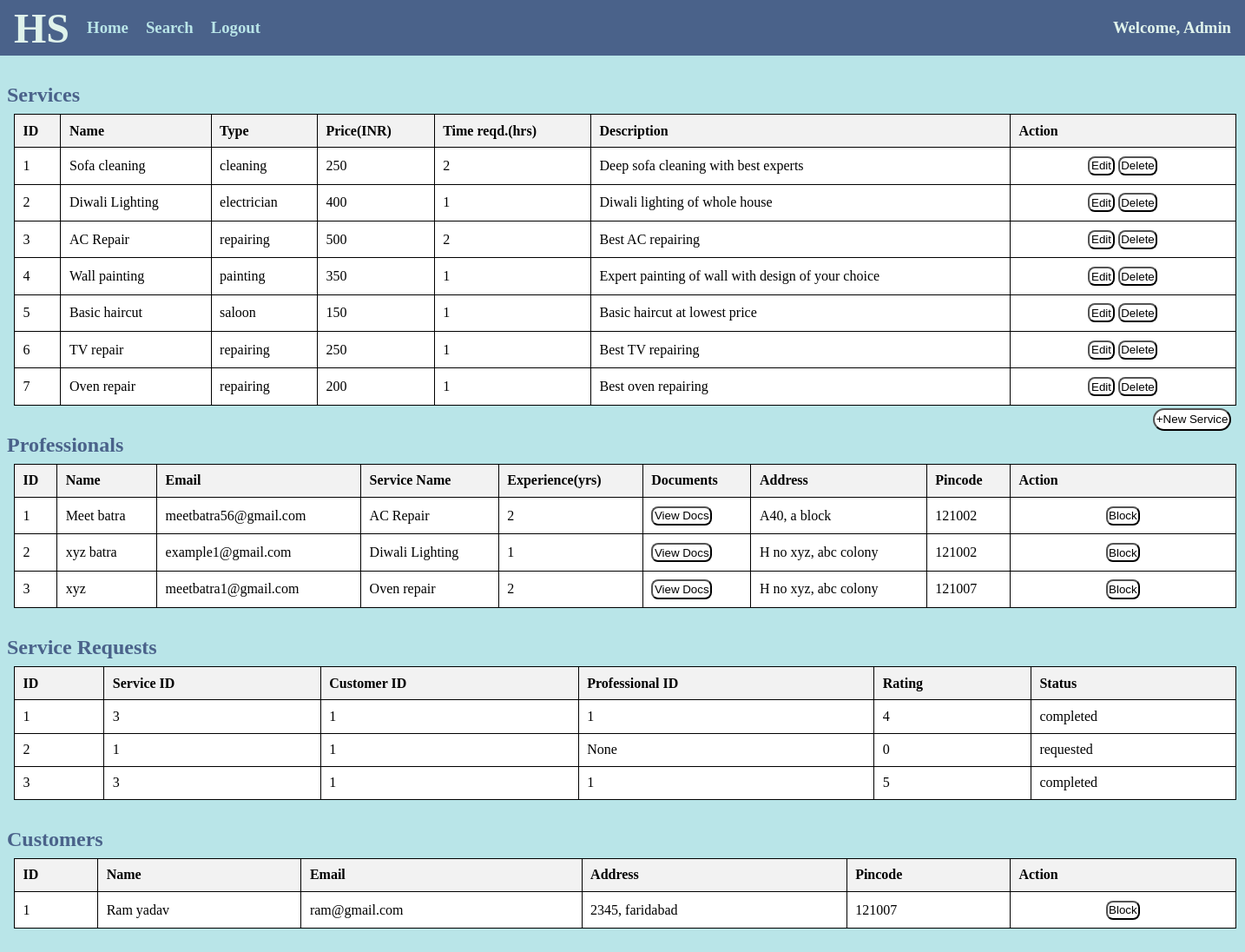
The page /admin/home on the database as committed earlier.
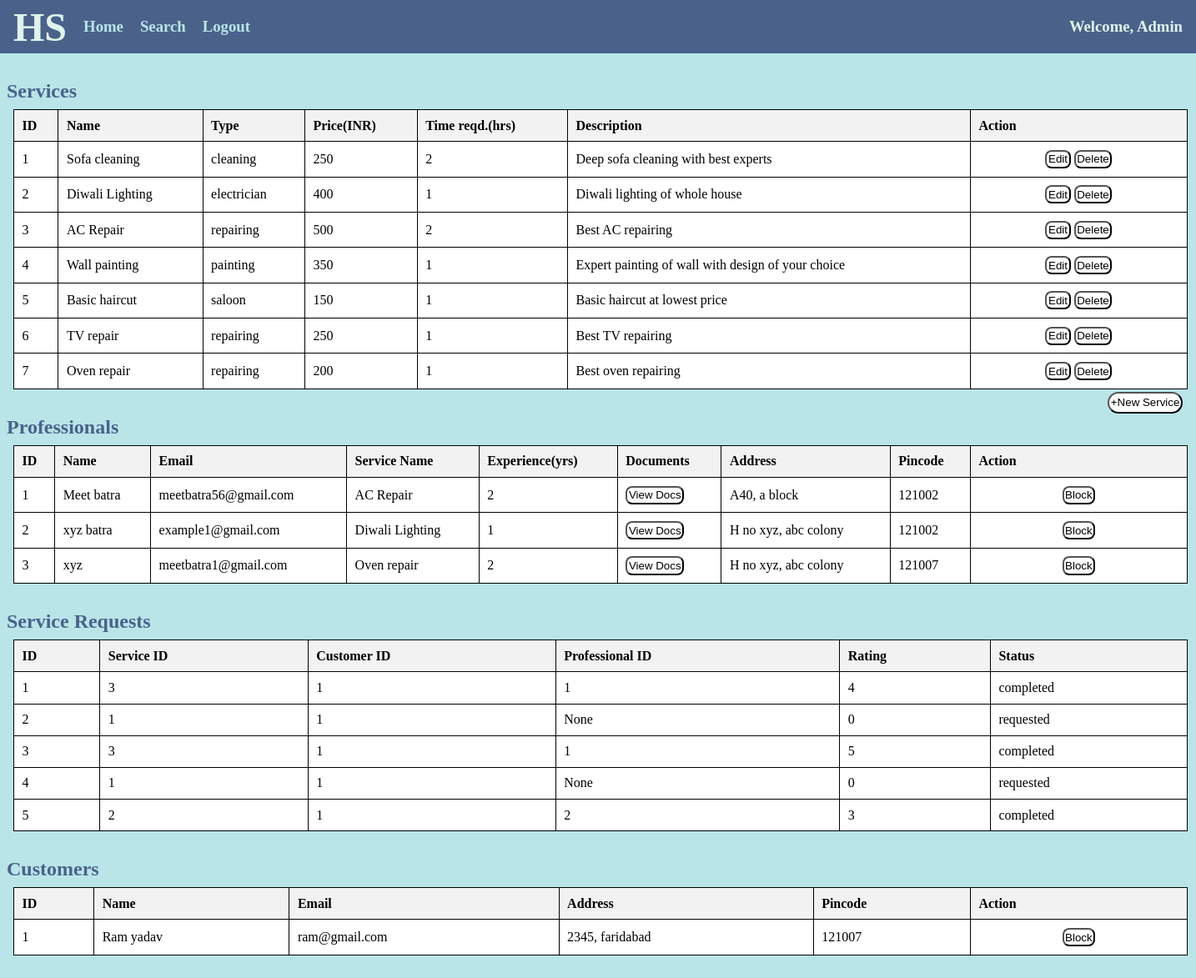
The same page on the database as committed later.
### app.py (models this page shows)
class Service(db.Model):
    __tablename__= "services"
    id = db.Column(db.Integer, primary_key=True, autoincrement=True)
    name = db.Column(db.String, nullable=False)
    type = db.Column(db.String, nullable=False)
    price = db.Column(db.String, nullable=False)
    time_reqd = db.Column(db.String)
    description = db.Column(db.String)

class Professional(db.Model):
    __tablename__="professionals"
    id = db.Column(db.Integer, primary_key=True, autoincrement=True)
    name = db.Column(db.String, nullable=False)
    email = db.Column(db.String, nullable=False, unique=True)
    passw = db.Column(db.String, nullable=False)
    service_id = db.Column(db.Integer, nullable=False)
    service_name = db.Column(db.String, nullable=False)
    experience = db.Column(db.Integer)
    address = db.Column(db.String)
    pincode = db.Column(db.String, nullable=False)
    status = db.Column(db.String, nullable=False)

class Service_Request(db.Model):
    __tablename__="service_requests"
    id = db.Column(db.Integer, primary_key=True, autoincrement=True)
    service_id = db.Column(db.Integer, db.ForeignKey('services.id'), nullable=False)
    cust_id = db.Column(db.Integer, db.ForeignKey('customers.id'), nullable=False)
    prof_id = db.Column(db.Integer, db.ForeignKey('professionals.id'), nullable=False)
    status = db.Column(db.String, nullable=False)
    rating = db.Column(db.Integer, default=0)

class Customer(db.Model):
    __tablename__="customers"
    id = db.Column(db.Integer, primary_key=True, autoincrement=True)
    name = db.Column(db.String, nullable=False)
    email = db.Column(db.String, unique=True, nullable=False)
    passw = db.Column(db.String, nullable=False)
    address = db.Column(db.String)
    pincode = db.Column(db.String, nullable=False)
    status = db.Column(db.String, nullable=False)

### app.py (the view)
@app.route('/admin/home', methods=['GET','POST'])
def admin_home():
    services=Service.query.all()
    profs=Professional.query.all()
    reqs=Service_Request.query.all()
    customers=Customer.query.all()
    return render_template('admin_home.html',services=services,profs=profs,reqs=reqs,customers=customers)

### templates/admin_home.html (shortened to what this page needs)
<!DOCTYPE html>
<html lang="en">
<head>
    <link rel="stylesheet" href="../static/style_admin_prof.css">
</head>
<body>
    <div class="nav">
        <h1>HS</h1>
        <div class="options">
            <h3><a href="/admin/home">Home</a></h3>
            <h3><a href="/admin/search">Search</a></h3>
            <h3><a href="/">Logout</a></h3>
        </div>
        <div class="greet">
            <h3>Welcome, Admin</h3>
        </div>
    </div>
    <div class="container">
        <div class="services">
            <h2>Services</h2>
            {% if services | length==0 %}
            <div class="msg">
                <h3>No Services</h3>
                <a href="/admin/createService"><button>+New Service</button></a>
            </div>
            {% else %}
            <table>
                <tr>
                    <th>ID</th>
                    <th>Name</th>
                    <th>Type</th>
                    <th>Price(INR)</th>
                    <th>Time reqd.(hrs)</th>
                    <th>Description</th>
                    <th>Action</th>
                </tr>
                {% for service in services %}
                    <tr>
                        <td>{{service.id}}</td>
                        <td>{{service.name}}</td>
                        <td>{{service.type}}</td>
                        <td>{{service.price}}</td>
                        <td>{{service.time_reqd}}</td>
                        <td>{{service.description}}</td>
                        <td class="btn">
                            <a href="/admin/editService/{{service.id}}"><button>Edit</button></a>
                            <a href="/admin/deleteService/{{service.id}}"><button>Delete</button></a>
                        </td>
                    </tr>
                {% endfor %}
            </table>
            <div class="new">
                <a href="/admin/createService"><button>+New Service</button></a>
            </div>
            {% endif %}
        </div>
        <div class="prof">
            <h2>Professionals</h2>
            {% if profs | length==0 %}
                <div class="msg">
                    <h3>No Professionals</h3>
                </div>
            {% else %}
            <table>
                <tr>
                    <th>ID</th>
                    <th>Name</th>
                    <th>Email</th>
                    <th>Service Name</th>
                    <th>Experience(yrs)</th>
                    <th>Documents</th>
                    <th>Address</th>
                    <th>Pincode</th>
                    <th>Action</th>
                </tr>
                {% for prof in profs %}
                    <tr>
                        <td>{{prof.id}}</td>
                        <td>{{prof.name}}</td>
                        <td>{{prof.email}}</td>
                        <td>{{prof.service_name}}</td>
                        <td>{{prof.experience}}</td>
                        <td>
                            <a href="/static/docs/{{prof.id}}.pdf" target="_blank"><button>View Docs</button></a>
                        </td>
                        <td>{{prof.address}}</td>
                        <td>{{prof.pincode}}</td>
                        <td class="btn">
                            {% if prof.status =="Approved" %}
                            <a href="/admin/blockProfessional/{{prof.id}}"><button>Block</button></a>
                            {% elif prof.status == "Rejected" %}
                            {{prof.status}}
                            {% elif prof.status == "Blocked" %}
                            {{prof.status}}
                            {% else %}
                            <a href="/admin/approveProfessional/{{prof.id}}"><button>Approve</button></a>
                            <a href="/admin/rejectProfessional/{{prof.id}}"><button>Reject</button></a>
                            {% endif %}
                        </td>
                    </tr>
                {% endfor %}
            </table>
            {% endif %}
        </div>
        <div class="req">
            <h2>Service Requests</h2>
            {% if reqs | length==0 %}
                <div class="msg">
                    <h3>No Requests</h3>
                </div>
            {% else %}
            <table>
                <tr>
                    <th>ID</th>
                    <th>Service ID</th>
                    <th>Customer ID</th>
                    <th>Professional ID</th>
                    <th>Rating</th>
                    <th>Status</th>
                </tr>
                {% for req in reqs %}
                    <tr>
                        <td>{{req.id}}</td>
                        <td>{{req.service_id}}</td>
                        <td>{{req.cust_id}}</td>
                        <td>{{req.prof_id}}</td>
                        <td>{{req.rating}}</td>
                        <td>{{req.status}}</td>
                    </tr>
                {% endfor %}
            </table>
            {% endif %}
        </div>
        <div class="customers">
            <h2>Customers</h2>
            {% if customers | length==0 %}
                <div class="msg">
                    <h3>No Customers</h3>
                </div>
            {% else %}
            <table>
                <tr>
                    <th>ID</th>
                    <th>Name</th>
                    <th>Email</th>
                    <th>Address</th>
                    <th>Pincode</th>
                    <th>Action</th>
                </tr>
                {% for customer in customers %}
                    <tr>
                        <td>{{customer.id}}</td>
                        <td>{{customer.name}}</td>
                        <td>{{customer.email}}</td>
                        <td>{{customer.address}}</td>
                        <td>{{customer.pincode}}</td>
                        <td class="btn">
                            {% if customer.status!="Blocked" %}
                                <a href="/admin/blockCustomer/{{customer.id}}"><button>Block</button></a>
                            {% else %}
                                {{customer.status}}
                            {% endif %}
                        </td>
                    </tr>
                {% endfor %}
            </table>
            {% endif %}
        </div>
    </div>
</body>
</html>

### static/style_admin_prof.css (style rules this page uses)
* { margin: 0; padding: 0; }
.nav { height: 4rem; width:100%; display: flex; align-items: center; color: #DFF2EB; background-color: #4A628A; margin-bottom: 2rem; }
h1 { margin-left: 1rem; font-size: 3rem; }
a { text-decoration: none; }
.options a { color: #B9E5E8; }
.options { height: 2rem; width: 15rem; display: flex; align-items: center; justify-content: space-evenly; }
.greet { position: absolute; right:1rem; }
body { background-color: #B9E5E8; }
table { border-collapse: collapse; width: 88rem; margin-left: 1rem; }
th, td { border: 0.1rem solid black; padding: 0.6rem; text-align: left; background-color: white; }
th { background-color: #f2f2f2; }
.services, .req, .prof, .customers { margin-bottom: 2rem; }
h2 { color: #4A628A; margin-bottom: 0.5rem; margin-left: 0.5rem; }
button { background-color: white; padding: 0.1rem; border-radius: 0.5rem; }
.new { position: absolute; right: 1rem; margin-top: 0.2rem; }
.new button { border-radius: 1rem; height: 1.6rem; }
.btn { text-align: center; width: 15rem; }

Rows that differ between the two databases and show on the page:
added Service_Request: id "4", service_id "1", cust_id "1", prof_id "None", rating "0", status "requested"
added Service_Request: id "5", service_id "2", cust_id "1", prof_id "2", rating "3", status "completed"
